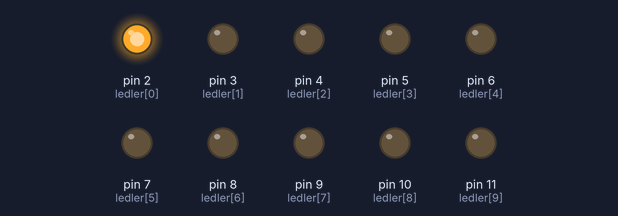
Bench run of a sketch on a simulated Arduino Uno, built with avr-gcc and run on an emulated ATmega328P. Shown: output pins drawn as LEDs (lit = HIGH).

Above: at 0.1 s.
At 1.1 s:
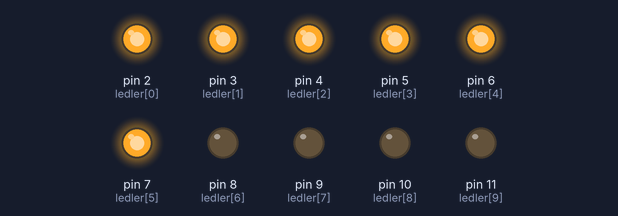
At 2.0 s:
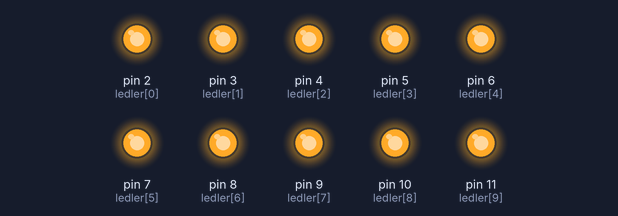
At 4.2 s:
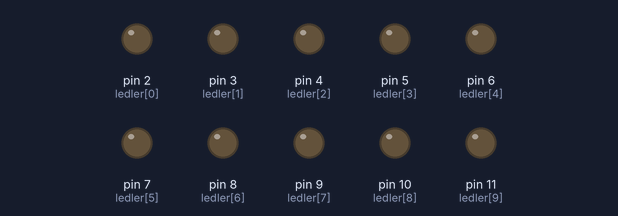
At 7.5 s:
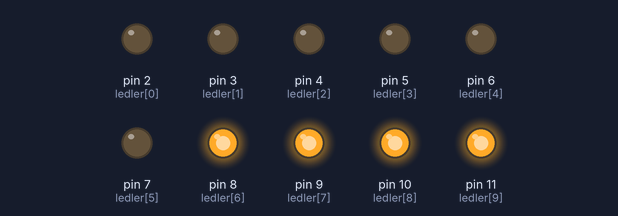
At 10.7 s:
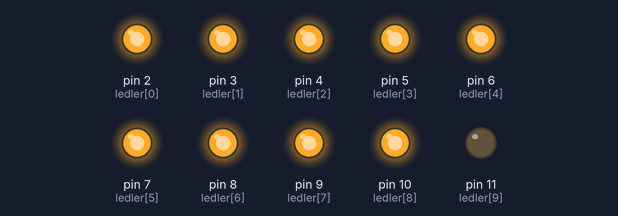
Timing chart, 0 to 11.0 s (numbered marks = the images above):
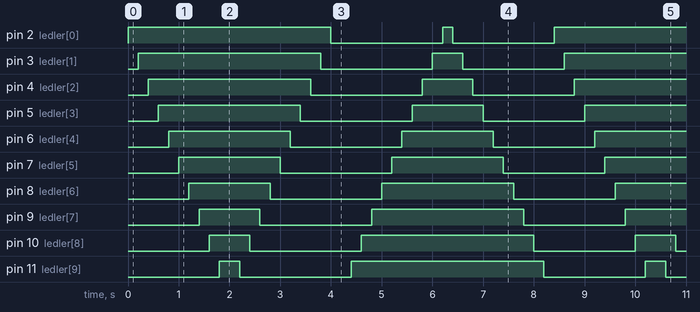

Measured:
- by itself, pin 2 (ledler[0]): repeats every 8.4 s: LOW 2.2 s, HIGH 0.20 s, LOW 2.0 s, HIGH 4.0 s
- by itself, pin 3 (ledler[1]): repeats every 8.4 s: LOW 2.2 s, HIGH 0.60 s, LOW 2.0 s, HIGH 3.6 s
- by itself, pin 4 (ledler[2]): repeats every 8.4 s: LOW 2.2 s, HIGH 1.0 s, LOW 2.0 s, HIGH 3.2 s
- by itself, pin 5 (ledler[3]): repeats every 8.4 s: LOW 2.2 s, HIGH 1.4 s, LOW 2.0 s, HIGH 2.8 s
- by itself, pin 6 (ledler[4]): repeats every 8.4 s: LOW 2.2 s, HIGH 1.8 s, LOW 2.0 s, HIGH 2.4 s
- by itself, pin 7 (ledler[5]): alternates HIGH for 2.0 s and LOW for 2.2 s
- by itself, pin 8 (ledler[6]): repeats every 8.4 s: LOW 2.2 s, HIGH 2.6 s, LOW 2.0 s, HIGH 1.6 s
- by itself, pin 9 (ledler[7]): repeats every 8.4 s: LOW 2.2 s, HIGH 3.0 s, LOW 2.0 s, HIGH 1.2 s

The sketch:

for_loop_led_light1.ino
```cpp
int ledler[] = {2,3,4,5,6,7,8,9,10,11};
// bu noktada daha kısa bir kod kullanarak işlemi yerine getirmek için ledlerimizin bağlı olduğu bacakları dizi biçiminde tanımladık.
// At this point, we define the legs to which our leds are connected in the form of an array to perform the operation using a shorter code.
void setup() {
  for (int i =0;i<10;i++)// for döngüsü ve diziler kullanılarak kısa satırlarla çıkış bacaklarımızı tanımladık.
                        //We defined our output legs with short lines using the for loop and arrays.
  {
  pinMode(ledler[i], OUTPUT);


  }
}
void loop()
{

  for (int i =0;i<10;i++)//Ledlerimizin 1. sıradan başlayarak son ledimize kadar 200ms aralıklarla yakılmasını sağlıyoruz.
                        //We make our leds turn on with a delay of 200ms starting from the 1st row until our last led.
  {
  digitalWrite(ledler[i],HIGH);
  delay(200);

  }
 for (int i =10;i>-1;i--)//Ledlerimizin son sıradan başlayarak 200 ms gecikme ile sırayla söndürülmesini sağlıyoruz.
                        //We ensure that our leds are turned off sequentially, starting from the last row, with a delay of 200 ms.
  {
  digitalWrite(ledler[i],LOW);
  delay(200);

  }


 for (int i =10;i>-1;i--)//Ledlerimizin son sıradan başlayarak ilk ledimize doğru (soldan sağa) 200ms gecikme ile yanmasını sağlıyoruz.
                        //We make our leds turn on from the last row to our first led (from left to right) with a delay of 200ms.
  {
  digitalWrite(ledler[i],HIGH);
  delay(200);

  }
  for (int i =0;i<10;i++)//Ledlerimizin ilk sıradan başlayarak son ledimize doğru (sağdan sola) 200ms gecikme ile sönmesini sağlıyoruz.
                        //We make our leds turn off with a delay of 200ms starting from the first row and towards our last led (from right to left).
  {
  digitalWrite(ledler[i],LOW);
  delay(200);

  }
  }
```
